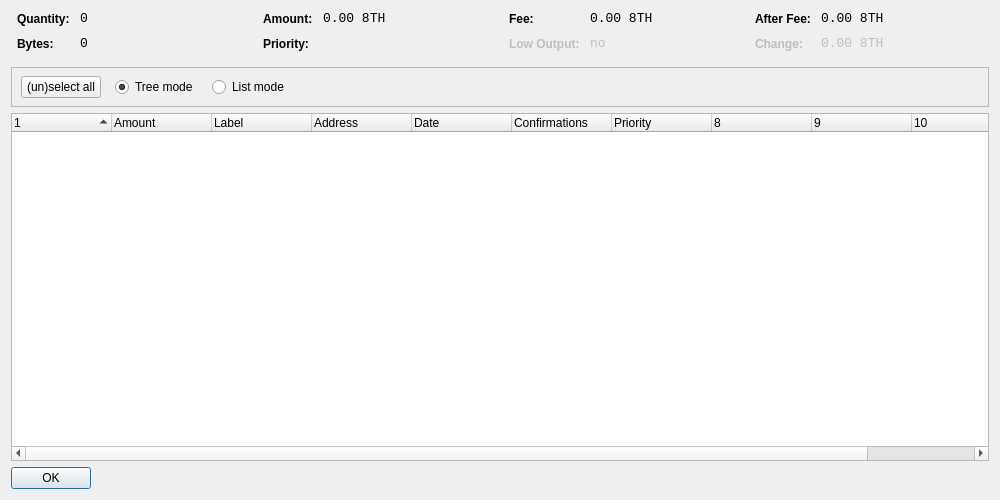
<?xml version="1.0" encoding="UTF-8"?>
<ui version="4.0">
 <class>CoinControlDialog</class>
 <widget class="QDialog" name="CoinControlDialog">
  <property name="geometry">
   <rect>
    <x>0</x>
    <y>0</y>
    <width>1000</width>
    <height>500</height>
   </rect>
  </property>
  <property name="windowTitle">
   <string>Coin Control</string>
  </property>
  <layout class="QVBoxLayout" name="verticalLayout">
   <item>
    <layout class="QHBoxLayout" name="horizontalLayoutTop" stretch="0,0,0,0">
     <property name="topMargin">
      <number>0</number>
     </property>
     <property name="bottomMargin">
      <number>10</number>
     </property>
     <item>
      <layout class="QFormLayout" name="formLayoutCoinControl1">
       <property name="horizontalSpacing">
        <number>10</number>
       </property>
       <property name="verticalSpacing">
        <number>10</number>
       </property>
       <property name="leftMargin">
        <number>6</number>
       </property>
       <property name="rightMargin">
        <number>6</number>
       </property>
       <item row="0" column="0">
        <widget class="QLabel" name="labelCoinControlQuantityText">
         <property name="styleSheet">
          <string notr="true">font-weight:bold;</string>
         </property>
         <property name="text">
          <string>Quantity:</string>
         </property>
        </widget>
       </item>
       <item row="0" column="1">
        <widget class="QLabel" name="labelCoinControlQuantity">
         <property name="font">
          <font>
           <family>Monospace</family>
           <pointsize>10</pointsize>
          </font>
         </property>
         <property name="cursor">
          <cursorShape>IBeamCursor</cursorShape>
         </property>
         <property name="contextMenuPolicy">
          <enum>Qt::ActionsContextMenu</enum>
         </property>
         <property name="text">
          <string notr="true">0</string>
         </property>
         <property name="textInteractionFlags">
          <set>Qt::LinksAccessibleByMouse|Qt::TextSelectableByKeyboard|Qt::TextSelectableByMouse</set>
         </property>
        </widget>
       </item>
       <item row="1" column="0">
        <widget class="QLabel" name="labelCoinControlBytesText">
         <property name="styleSheet">
          <string notr="true">font-weight:bold;</string>
         </property>
         <property name="text">
          <string>Bytes:</string>
         </property>
        </widget>
       </item>
       <item row="1" column="1">
        <widget class="QLabel" name="labelCoinControlBytes">
         <property name="font">
          <font>
           <family>Monospace</family>
           <pointsize>10</pointsize>
          </font>
         </property>
         <property name="cursor">
          <cursorShape>IBeamCursor</cursorShape>
         </property>
         <property name="contextMenuPolicy">
          <enum>Qt::ActionsContextMenu</enum>
         </property>
         <property name="text">
          <string notr="true">0</string>
         </property>
         <property name="textInteractionFlags">
          <set>Qt::LinksAccessibleByMouse|Qt::TextSelectableByKeyboard|Qt::TextSelectableByMouse</set>
         </property>
        </widget>
       </item>
      </layout>
     </item>
     <item>
      <layout class="QFormLayout" name="formLayoutCoinControl2">
       <property name="horizontalSpacing">
        <number>10</number>
       </property>
       <property name="verticalSpacing">
        <number>10</number>
       </property>
       <property name="leftMargin">
        <number>6</number>
       </property>
       <property name="rightMargin">
        <number>6</number>
       </property>
       <item row="0" column="0">
        <widget class="QLabel" name="labelCoinControlAmountText">
         <property name="styleSheet">
          <string notr="true">font-weight:bold;</string>
         </property>
         <property name="text">
          <string>Amount:</string>
         </property>
        </widget>
       </item>
       <item row="0" column="1">
        <widget class="QLabel" name="labelCoinControlAmount">
         <property name="font">
          <font>
           <family>Monospace</family>
           <pointsize>10</pointsize>
          </font>
         </property>
         <property name="cursor">
          <cursorShape>IBeamCursor</cursorShape>
         </property>
         <property name="contextMenuPolicy">
          <enum>Qt::ActionsContextMenu</enum>
         </property>
         <property name="text">
          <string notr="true">0.00 8TH</string>
         </property>
         <property name="textInteractionFlags">
          <set>Qt::LinksAccessibleByMouse|Qt::TextSelectableByKeyboard|Qt::TextSelectableByMouse</set>
         </property>
        </widget>
       </item>
       <item row="1" column="0">
        <widget class="QLabel" name="labelCoinControlPriorityText">
         <property name="styleSheet">
          <string notr="true">font-weight:bold;</string>
         </property>
         <property name="text">
          <string>Priority:</string>
         </property>
        </widget>
       </item>
       <item row="1" column="1">
        <widget class="QLabel" name="labelCoinControlPriority">
         <property name="font">
          <font>
           <family>Monospace</family>
           <pointsize>10</pointsize>
          </font>
         </property>
         <property name="cursor">
          <cursorShape>IBeamCursor</cursorShape>
         </property>
         <property name="contextMenuPolicy">
          <enum>Qt::ActionsContextMenu</enum>
         </property>
         <property name="text">
          <string/>
         </property>
         <property name="textInteractionFlags">
          <set>Qt::LinksAccessibleByMouse|Qt::TextSelectableByKeyboard|Qt::TextSelectableByMouse</set>
         </property>
        </widget>
       </item>
      </layout>
     </item>
     <item>
      <layout class="QFormLayout" name="formLayoutCoinControl3">
       <property name="horizontalSpacing">
        <number>10</number>
       </property>
       <property name="verticalSpacing">
        <number>10</number>
       </property>
       <property name="leftMargin">
        <number>6</number>
       </property>
       <property name="rightMargin">
        <number>6</number>
       </property>
       <item row="0" column="0">
        <widget class="QLabel" name="labelCoinControlFeeText">
         <property name="styleSheet">
          <string notr="true">font-weight:bold;</string>
         </property>
         <property name="text">
          <string>Fee:</string>
         </property>
        </widget>
       </item>
       <item row="0" column="1">
        <widget class="QLabel" name="labelCoinControlFee">
         <property name="font">
          <font>
           <family>Monospace</family>
           <pointsize>10</pointsize>
          </font>
         </property>
         <property name="cursor">
          <cursorShape>IBeamCursor</cursorShape>
         </property>
         <property name="contextMenuPolicy">
          <enum>Qt::ActionsContextMenu</enum>
         </property>
         <property name="text">
          <string notr="true">0.00 8TH</string>
         </property>
         <property name="textInteractionFlags">
          <set>Qt::LinksAccessibleByMouse|Qt::TextSelectableByKeyboard|Qt::TextSelectableByMouse</set>
         </property>
        </widget>
       </item>
       <item row="1" column="0">
        <widget class="QLabel" name="labelCoinControlLowOutputText">
         <property name="enabled">
          <bool>false</bool>
         </property>
         <property name="styleSheet">
          <string notr="true">font-weight:bold;</string>
         </property>
         <property name="text">
          <string>Low Output:</string>
         </property>
        </widget>
       </item>
       <item row="1" column="1">
        <widget class="QLabel" name="labelCoinControlLowOutput">
         <property name="enabled">
          <bool>false</bool>
         </property>
         <property name="font">
          <font>
           <family>Monospace</family>
           <pointsize>10</pointsize>
          </font>
         </property>
         <property name="cursor">
          <cursorShape>IBeamCursor</cursorShape>
         </property>
         <property name="contextMenuPolicy">
          <enum>Qt::ActionsContextMenu</enum>
         </property>
         <property name="text">
          <string notr="true">no</string>
         </property>
         <property name="textInteractionFlags">
          <set>Qt::LinksAccessibleByMouse|Qt::TextSelectableByKeyboard|Qt::TextSelectableByMouse</set>
         </property>
        </widget>
       </item>
      </layout>
     </item>
     <item>
      <layout class="QFormLayout" name="formLayoutCoinControl4">
       <property name="horizontalSpacing">
        <number>10</number>
       </property>
       <property name="verticalSpacing">
        <number>10</number>
       </property>
       <property name="leftMargin">
        <number>6</number>
       </property>
       <property name="rightMargin">
        <number>6</number>
       </property>
       <item row="0" column="0">
        <widget class="QLabel" name="labelCoinControlAfterFeeText">
         <property name="styleSheet">
          <string notr="true">font-weight:bold;</string>
         </property>
         <property name="text">
          <string>After Fee:</string>
         </property>
        </widget>
       </item>
       <item row="0" column="1">
        <widget class="QLabel" name="labelCoinControlAfterFee">
         <property name="font">
          <font>
           <family>Monospace</family>
           <pointsize>10</pointsize>
          </font>
         </property>
         <property name="cursor">
          <cursorShape>IBeamCursor</cursorShape>
         </property>
         <property name="contextMenuPolicy">
          <enum>Qt::ActionsContextMenu</enum>
         </property>
         <property name="text">
          <string notr="true">0.00 8TH</string>
         </property>
         <property name="textInteractionFlags">
          <set>Qt::LinksAccessibleByMouse|Qt::TextSelectableByKeyboard|Qt::TextSelectableByMouse</set>
         </property>
        </widget>
       </item>
       <item row="1" column="0">
        <widget class="QLabel" name="labelCoinControlChangeText">
         <property name="enabled">
          <bool>false</bool>
         </property>
         <property name="styleSheet">
          <string notr="true">font-weight:bold;</string>
         </property>
         <property name="text">
          <string>Change:</string>
         </property>
        </widget>
       </item>
       <item row="1" column="1">
        <widget class="QLabel" name="labelCoinControlChange">
         <property name="enabled">
          <bool>false</bool>
         </property>
         <property name="font">
          <font>
           <family>Monospace</family>
           <pointsize>10</pointsize>
          </font>
         </property>
         <property name="cursor">
          <cursorShape>IBeamCursor</cursorShape>
         </property>
         <property name="contextMenuPolicy">
          <enum>Qt::ActionsContextMenu</enum>
         </property>
         <property name="text">
          <string notr="true">0.00 8TH</string>
         </property>
         <property name="textInteractionFlags">
          <set>Qt::LinksAccessibleByMouse|Qt::TextSelectableByKeyboard|Qt::TextSelectableByMouse</set>
         </property>
        </widget>
       </item>
      </layout>
     </item>
    </layout>
   </item>
   <item>
    <widget class="QFrame" name="frame">
     <property name="minimumSize">
      <size>
       <width>0</width>
       <height>40</height>
      </size>
     </property>
     <property name="frameShape">
      <enum>QFrame::StyledPanel</enum>
     </property>
     <property name="frameShadow">
      <enum>QFrame::Sunken</enum>
     </property>
     <widget class="QWidget" name="horizontalLayoutWidget">
      <property name="geometry">
       <rect>
        <x>10</x>
        <y>0</y>
        <width>781</width>
        <height>41</height>
       </rect>
      </property>
      <layout class="QHBoxLayout" name="horizontalLayoutPanel" stretch="0,0,0,0,0">
       <property name="spacing">
        <number>14</number>
       </property>
       <item>
        <widget class="QPushButton" name="pushButtonSelectAll">
         <property name="sizePolicy">
          <sizepolicy hsizetype="Maximum" vsizetype="Fixed">
           <horstretch>0</horstretch>
           <verstretch>0</verstretch>
          </sizepolicy>
         </property>
         <property name="text">
          <string>(un)select all</string>
         </property>
        </widget>
       </item>
       <item>
        <widget class="QRadioButton" name="radioTreeMode">
         <property name="sizePolicy">
          <sizepolicy hsizetype="Maximum" vsizetype="Fixed">
           <horstretch>0</horstretch>
           <verstretch>0</verstretch>
          </sizepolicy>
         </property>
         <property name="text">
          <string>Tree mode</string>
         </property>
         <property name="checked">
          <bool>true</bool>
         </property>
        </widget>
       </item>
       <item>
        <widget class="QRadioButton" name="radioListMode">
         <property name="sizePolicy">
          <sizepolicy hsizetype="Maximum" vsizetype="Fixed">
           <horstretch>0</horstretch>
           <verstretch>0</verstretch>
          </sizepolicy>
         </property>
         <property name="text">
          <string>List mode</string>
         </property>
        </widget>
       </item>
       <item>
        <spacer name="horizontalSpacer">
         <property name="orientation">
          <enum>Qt::Horizontal</enum>
         </property>
         <property name="sizeHint" stdset="0">
          <size>
           <width>40</width>
           <height>20</height>
          </size>
         </property>
        </spacer>
       </item>
      </layout>
     </widget>
    </widget>
   </item>
   <item>
    <widget class="CoinControlTreeWidget" name="treeWidget">
     <property name="contextMenuPolicy">
      <enum>Qt::CustomContextMenu</enum>
     </property>
     <property name="sortingEnabled">
      <bool>false</bool>
     </property>
     <property name="columnCount">
      <number>11</number>
     </property>
     <attribute name="headerShowSortIndicator" stdset="0">
      <bool>true</bool>
     </attribute>
     <attribute name="headerStretchLastSection">
      <bool>false</bool>
     </attribute>
     <column>
      <property name="text">
       <string/>
      </property>
     </column>
     <column>
      <property name="text">
       <string>Amount</string>
      </property>
     </column>
     <column>
      <property name="text">
       <string>Label</string>
      </property>
     </column>
     <column>
      <property name="text">
       <string>Address</string>
      </property>
     </column>
     <column>
      <property name="text">
       <string>Date</string>
      </property>
     </column>
     <column>
      <property name="text">
       <string>Confirmations</string>
      </property>
      <property name="toolTip">
       <string>Confirmed</string>
      </property>
     </column>
     <column>
      <property name="text">
       <string>Priority</string>
      </property>
     </column>
     <column>
      <property name="text">
       <string/>
      </property>
     </column>
     <column>
      <property name="text">
       <string/>
      </property>
     </column>
     <column>
      <property name="text">
       <string/>
      </property>
     </column>
     <column>
      <property name="text">
       <string/>
      </property>
     </column>
    </widget>
   </item>
   <item>
    <widget class="QDialogButtonBox" name="buttonBox">
     <property name="sizePolicy">
      <sizepolicy hsizetype="Maximum" vsizetype="Fixed">
       <horstretch>0</horstretch>
       <verstretch>0</verstretch>
      </sizepolicy>
     </property>
     <property name="orientation">
      <enum>Qt::Horizontal</enum>
     </property>
     <property name="standardButtons">
      <set>QDialogButtonBox::Ok</set>
     </property>
    </widget>
   </item>
  </layout>
 </widget>
 <customwidgets>
  <customwidget>
   <class>CoinControlTreeWidget</class>
   <extends>QTreeWidget</extends>
   <header>coincontroltreewidget.h</header>
  </customwidget>
 </customwidgets>
 <resources/>
 <connections/>
</ui>
